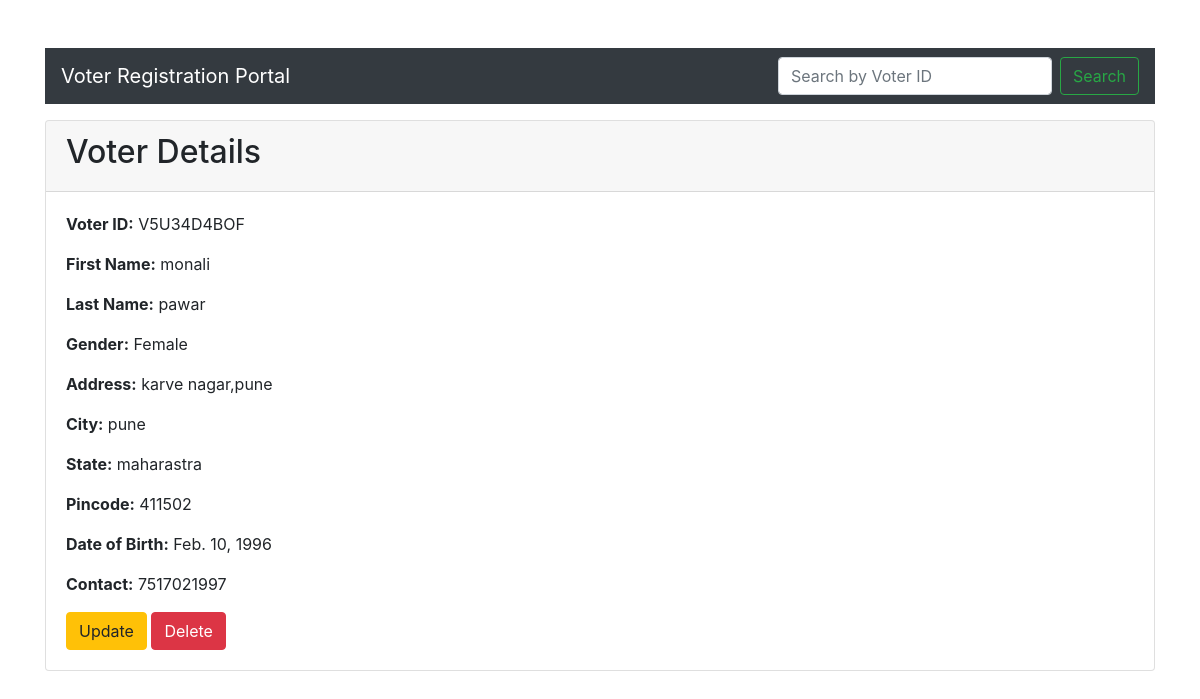
/voters/7/, run on the app's committed database.
### registration/models.py (models this page shows, shortened)
class Voter(models.Model):
    GENDER_CHOICES = [
        ('male', 'Male'),
        ('female', 'Female'),
        ('other', 'Other'),
    ]
    voter_id = models.CharField(max_length=10, unique=True, default=generate_voter_id, editable=False)
    first_name = models.CharField(max_length=50, validators=[RegexValidator(regex='^[a-zA-Z]+$', message='First name must contain only alphabets.')])
    last_name = models.CharField(max_length=50, validators=[RegexValidator(regex='^[a-zA-Z]+$', message='Last name must contain only alphabets.')])
    gender = models.CharField(max_length=10, choices=GENDER_CHOICES)
    address = models.TextField()
    city = models.CharField(max_length=100)
    state = models.CharField(max_length=100)
    pincode = models.CharField(max_length=6, validators=[RegexValidator(regex='^\d{6}$', message='Pincode must be 6 digits.')])
    date_of_birth = models.DateField(validators=[validate_age])
    contact = models.CharField(max_length=10, validators=[RegexValidator(regex='^\d{10}$', message='Contact must be 10 digits.')])

### registration/views.py (the view)
# urls.py: path('<int:pk>/', views.voter_detail, name='voter_detail'),
def voter_detail(request, pk):
    voter = get_object_or_404(Voter, pk=pk)
    return render(request, 'registration/voter_detail.html', {'voter': voter})

### templates/registration/voter_detail.html
{% extends 'base.html' %}
{% block content %}
<div class="card">
    <div class="card-header">
        <h2>Voter Details</h2>
    </div>
    <div class="card-body">
        <p><strong>Voter ID:</strong> {{ voter.voter_id }}</p>
        <p><strong>First Name:</strong> {{ voter.first_name }}</p>
        <p><strong>Last Name:</strong> {{ voter.last_name }}</p>
        <p><strong>Gender:</strong> {{ voter.get_gender_display }}</p>
        <p><strong>Address:</strong> {{ voter.address }}</p>
        <p><strong>City:</strong> {{ voter.city }}</p>
        <p><strong>State:</strong> {{ voter.state }}</p>
        <p><strong>Pincode:</strong> {{ voter.pincode }}</p>
        <p><strong>Date of Birth:</strong> {{ voter.date_of_birth }}</p>
        <p><strong>Contact:</strong> {{ voter.contact }}</p>
        <a href="{% url 'voter_update' voter.pk %}" class="btn btn-warning">Update</a>
        <a href="{% url 'voter_delete' voter.pk %}" class="btn btn-danger">Delete</a>
    </div>
</div>
{% endblock %}

### data on the page
Voter: voter_id "V5U34D4BOF", first_name "monali", last_name "pawar", gender "Female", address "karve nagar,pune", city "pune", state "maharastra", pincode "411502", date_of_birth "Feb. 10, 1996", contact "7517021997"
